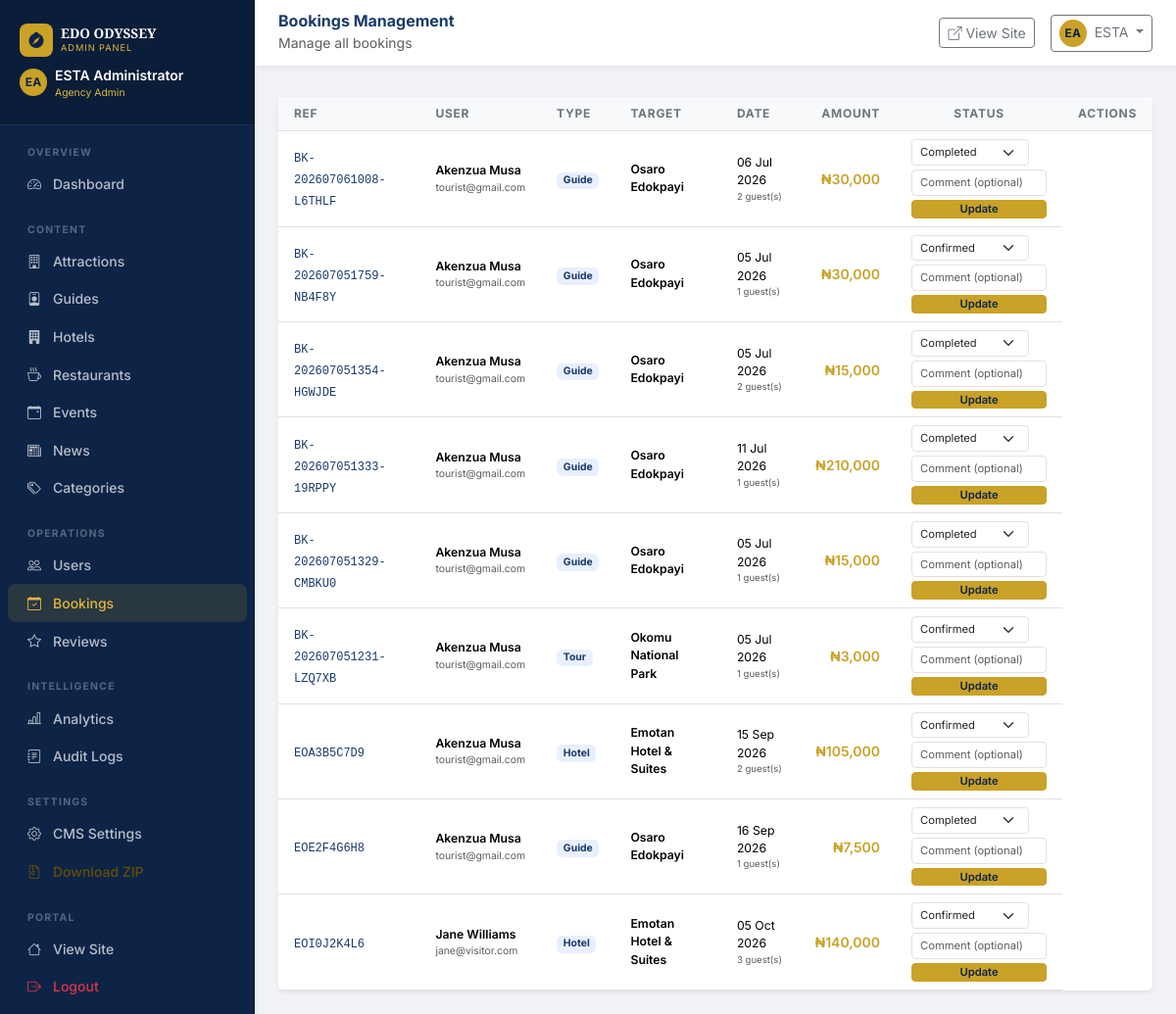
The page /admin/bookings (signed in) on the database its author committed.
### app/models/models.py (models this page shows, shortened)
class BaseModel(db.Model):
    __abstract__ = True
    id = db.Column(db.Integer, primary_key=True)
    uuid = db.Column(db.String(36), default=gen_uuid, unique=True, nullable=False, index=True)
    created_at = db.Column(db.DateTime, default=datetime.utcnow, nullable=False)
    updated_at = db.Column(db.DateTime, default=datetime.utcnow, onupdate=datetime.utcnow, nullable=False)
    created_by = db.Column(db.Integer, nullable=True)
    status = db.Column(db.String(20), default="active", nullable=False)
    deleted_at = db.Column(db.DateTime, nullable=True)

class User(UserMixin, BaseModel):
    __tablename__ = "users"
    email = db.Column(db.String(150), unique=True, index=True, nullable=False)
    password_hash = db.Column(db.String(255), nullable=False)
    first_name = db.Column(db.String(100), nullable=False)
    last_name = db.Column(db.String(100), nullable=False)
    role = db.Column(db.String(50), default="Tourist", nullable=False)
    phone = db.Column(db.String(50), nullable=True)
    is_verified = db.Column(db.Boolean, default=False, nullable=False)
    avatar_url = db.Column(db.String(255), nullable=True)
    heritage_points = db.Column(db.Integer, default=0, nullable=False)
    bio = db.Column(db.Text, nullable=True)
    address = db.Column(db.String(255), nullable=True)
    nationality = db.Column(db.String(100), nullable=True)
    last_login = db.Column(db.DateTime, nullable=True)
    bookings = db.relationship("Booking", back_populates="user", lazy="dynamic")
    reviews = db.relationship("Review", back_populates="user", lazy="dynamic")
    guide_profile = db.relationship("Guide", back_populates="user", uselist=False)
    notifications = db.relationship("Notification", back_populates="user", lazy="dynamic")
    favourites = db.relationship("Favourite", back_populates="user", lazy="dynamic")
    payments = db.relationship("Payment", back_populates="user", lazy="dynamic")
    audit_logs = db.relationship("AuditLog", foreign_keys="AuditLog.user_id", back_populates="user", lazy="dynamic")
    owned_attractions = db.relationship("Attraction", back_populates="owner", foreign_keys="Attraction.user_id", lazy="dynamic")
    owned_hotels = db.relationship("Hotel", back_populates="owner", foreign_keys="Hotel.user_id", lazy="dynamic")
    owned_restaurants = db.relationship("Restaurant", back_populates="owner", foreign_keys="Restaurant.user_id", lazy="dynamic")
    owned_events = db.relationship("Event", back_populates="owner", foreign_keys="Event.user_id", lazy="dynamic")  # Add this
    @property
    def full_name(self):
        return f"{self.first_name} {self.last_name}"
    @property
    def is_admin(self):
        return self.role in ("Agency Admin", "Super Admin")

class Booking(BaseModel):
    __tablename__ = "bookings"
    user_id = db.Column(db.Integer, db.ForeignKey("users.id"), nullable=False)
    booking_type = db.Column(db.String(50), nullable=False)  # Guide, Hotel, Tour, Event
    target_id = db.Column(db.Integer, nullable=False)
    target_name = db.Column(db.String(255), nullable=True)
    start_date = db.Column(db.DateTime, nullable=False)
    end_date = db.Column(db.DateTime, nullable=True)
    total_price = db.Column(db.Float, nullable=False)
    booking_status = db.Column(db.String(50), default="Pending", nullable=False)
    cancellation_reason = db.Column(db.String(255), nullable=True)
    notes = db.Column(db.Text, nullable=True)
    reference_code = db.Column(db.String(20), nullable=True, unique=True)
    num_guests = db.Column(db.Integer, default=1, nullable=False)
    admin_comment = db.Column(db.Text, nullable=True)  # Admin's comment when approving
    target_comment = db.Column(db.Text, nullable=True)  # Target's comment when confirming/rejecting
    approved_at = db.Column(db.DateTime, nullable=True)  # When admin approved
    confirmed_at = db.Column(db.DateTime, nullable=True)  # When target confirmed
    completed_at = db.Column(db.DateTime, nullable=True)  # When completed
    user = db.relationship("User", back_populates="bookings")
    payment = db.relationship("Payment", back_populates="booking", uselist=False)

### app/admin/routes.py (the view)
@admin_bp.route("/bookings")
@login_required
@admin_required
def bookings():
    page = request.args.get("page", 1, type=int)
    status_filter = request.args.get("status", "")
    btype = request.args.get("type", "")
    query = Booking.query.filter_by(status="active")
    if status_filter:
        query = query.filter_by(booking_status=status_filter)
    if btype:
        query = query.filter_by(booking_type=btype)
    pagination = query.order_by(Booking.created_at.desc()).paginate(page=page, per_page=20, error_out=False)
    return render_template("admin/bookings.html", bookings=pagination.items, pagination=pagination, status_filter=status_filter, btype=btype)

### app/templates/admin/bookings.html (shortened to what this page needs)
{% extends "admin/base.html" %}
{% block page_title %}Bookings Management{% endblock %}
{% block page_subtitle %}Manage all bookings{% endblock %}
{% block content %}
<div class="card border-0 shadow-sm">
  <div class="card-body p-0">
    <div class="table-responsive">
      <table class="table table-hover mb-0 admin-table">
        <thead class="bg-blue-100">
          <tr>
            <th class="px-3 py-2">Ref</th>
            <th class="px-3 py-2">User</th>
            <th class="px-3 py-2">Type</th>
            <th class="px-3 py-2">Target</th>
            <th class="px-3 py-2">Date</th>
            <th class="px-3 py-2 text-end">Amount</th>
            <th class="px-3 py-2 text-center">Status</th>
            <th class="px-3 py-2 text-center">Actions</th>
          </tr>
        </thead>
        <tbody>
          {% for b in bookings %}
          <tr>
            <td class="px-3 py-2">
              <code class="text-blue" style="font-size:.75rem">{{ b.reference_code }}</code>
            </td>
            <td class="px-3 py-2">
              <div class="small fw-semibold">{{ b.user.full_name if b.user else '—' }}</div>
              <div class="text-muted" style="font-size:.65rem">{{ b.user.email if b.user else '' }}</div>
            </td>
            <td class="px-3 py-2">
              <span class="badge bg-blue-100 text-blue" style="font-size:.65rem">{{ b.booking_type }}</span>
            </td>
            <td class="px-3 py-2">
              <div class="small fw-semibold">{{ b.target_name }}</div>
            </td>
            <td class="px-3 py-2">
              <div class="small">{{ b.start_date.strftime('%d %b %Y') }}</div>
              <div class="text-muted" style="font-size:.6rem">{{ b.num_guests }} guest(s)</div>
            </td>
            <td class="px-3 py-2 text-end fw-semibold text-gold">₦{{ '{:,.0f}'.format(b.total_price) }}</td>
            <td class="px-3 py-2 text-center">
              <form method="POST" action="{{ url_for('admin.booking_status', id=b.id) }}" class="d-flex flex-column gap-1">
                <select name="status" class="form-select form-select-sm" style="font-size:.7rem;width:120px">
                  <option value="Confirmed" {% if b.booking_status == 'Confirmed' %}selected{% endif %}>Confirmed</option>
                  <option value="Completed" {% if b.booking_status == 'Completed' %}selected{% endif %}>Completed</option>
                </select>
                <input type="text" name="admin_comment" class="form-control form-control-sm" placeholder="Comment (optional)" style="font-size:.7rem">
                <button type="submit" class="btn btn-gold btn-sm py-0" style="font-size:.7rem">Update</button>
              </form>
            </td>
          </tr>
          {% endfor %}
        </tbody>
      </table>
    </div>
  </div>
</div>
{% endblock %}

### app/templates/admin/base.html (shortened to what this page needs)
<!DOCTYPE html>
<html lang="en">
<head>
  <link href="https://cdn.jsdelivr.net/npm/bootstrap@5.3.3/dist/css/bootstrap.min.css" rel="stylesheet">
  <link href="https://cdn.jsdelivr.net/npm/bootstrap-icons@1.11.3/font/bootstrap-icons.css" rel="stylesheet">
  <link rel="stylesheet" href="{{ url_for('static', filename='css/main.css') }}">
</head>
<body class="admin-body">
<div class="admin-sidebar" id="adminSidebar">
  <div class="admin-sidebar-header">
    <div class="d-flex align-items-center gap-2 mb-1">
      <div class="brand-icon" style="width:34px;height:34px;font-size:1rem"><i class="bi bi-compass-fill"></i></div>
      <div>
        <div class="brand-title" style="font-size:.85rem">EDO ODYSSEY</div>
        <div class="brand-subtitle" style="font-size:.58rem">Admin Panel</div>
      </div>
    </div>
    <div class="d-flex align-items-center gap-2 mt-2">
      <div class="avatar-initials-sm">{{ current_user.first_name[0] }}{{ current_user.last_name[0] }}</div>
      <div>
        <div class="text-white small fw-semibold">{{ current_user.full_name }}</div>
        <div style="font-size:.65rem;color:var(--gold-400)">{{ current_user.role }}</div>
      </div>
    </div>
  </div>
  <nav class="flex-grow-1 py-2 px-2">
    <div class="nav-section">Overview</div>
    <a href="{{ url_for('admin.dashboard') }}" class="nav-link {% if request.endpoint=='admin.dashboard' %}active{% endif %}"><i class="bi bi-speedometer2"></i> Dashboard</a>
    <div class="nav-section mt-2">Content</div>
    <a href="{{ url_for('admin.attractions') }}" class="nav-link {% if 'attractions' in request.endpoint %}active{% endif %}"><i class="bi bi-building"></i> Attractions</a>
    <a href="{{ url_for('admin.guides') }}" class="nav-link {% if 'guides' in request.endpoint %}active{% endif %}"><i class="bi bi-person-badge"></i> Guides</a>
    <a href="{{ url_for('admin.hotels') }}" class="nav-link {% if 'hotel' in request.endpoint %}active{% endif %}"><i class="bi bi-building-fill"></i> Hotels</a>
    <a href="{{ url_for('admin.restaurants') }}" class="nav-link {% if 'restaurant' in request.endpoint %}active{% endif %}"><i class="bi bi-cup-hot"></i> Restaurants</a>
    <a href="{{ url_for('admin.events') }}" class="nav-link {% if 'event' in request.endpoint %}active{% endif %}"><i class="bi bi-calendar-event"></i> Events</a>
    <a href="{{ url_for('admin.news') }}" class="nav-link {% if 'news' in request.endpoint %}active{% endif %}"><i class="bi bi-newspaper"></i> News</a>
    <a href="{{ url_for('admin.categories') }}" class="nav-link {% if 'categor' in request.endpoint %}active{% endif %}"><i class="bi bi-tags"></i> Categories</a>
    <div class="nav-section mt-2">Operations</div>
    <a href="{{ url_for('admin.users') }}" class="nav-link {% if 'users' in request.endpoint %}active{% endif %}"><i class="bi bi-people"></i> Users</a>
    <a href="{{ url_for('admin.bookings') }}" class="nav-link {% if 'bookings' in request.endpoint %}active{% endif %}"><i class="bi bi-calendar-check"></i> Bookings</a>
    <a href="{{ url_for('admin.reviews') }}" class="nav-link {% if 'reviews' in request.endpoint %}active{% endif %}"><i class="bi bi-star"></i> Reviews</a>
    <div class="nav-section mt-2">Intelligence</div>
    <a href="{{ url_for('admin.analytics') }}" class="nav-link {% if 'analytics' in request.endpoint %}active{% endif %}"><i class="bi bi-bar-chart-line"></i> Analytics</a>
    <a href="{{ url_for('admin.audit_logs') }}" class="nav-link {% if 'audit' in request.endpoint %}active{% endif %}"><i class="bi bi-journal-text"></i> Audit Logs</a>
    <div class="nav-section mt-2">Settings</div>
    <a href="{{ url_for('admin.cms') }}" class="nav-link {% if 'cms' in request.endpoint %}active{% endif %}"><i class="bi bi-gear"></i> CMS Settings</a>
    <a href="{{ url_for('admin.download_zip') }}" class="nav-link text-warning-emphasis"><i class="bi bi-file-earmark-zip"></i> Download ZIP</a>
    <div class="nav-section mt-2">Portal</div>
    <a href="{{ url_for('main.home') }}" class="nav-link"><i class="bi bi-house"></i> View Site</a>
    <a href="{{ url_for('auth.logout') }}" class="nav-link text-danger"><i class="bi bi-box-arrow-right"></i> Logout</a>
  </nav>
</div>
<div class="admin-main">
  <div class="admin-topbar">
    <div class="d-flex align-items-center gap-3">
      <div>
        <h6 class="mb-0 fw-bold text-blue">{% block page_title %}Admin Panel{% endblock %}</h6>
        <small class="text-muted">{% block page_subtitle %}Edo Odyssey CMS{% endblock %}</small>
      </div>
    </div>
    <div class="d-flex align-items-center gap-3">
      <a href="{{ url_for('main.home') }}" class="btn btn-outline-secondary btn-sm" target="_blank"><i class="bi bi-box-arrow-up-right me-1"></i>View Site</a>
      <div class="dropdown">
        <button class="btn btn-outline-secondary btn-sm dropdown-toggle" data-bs-toggle="dropdown">
          <div class="avatar-initials-sm d-inline-flex me-1">{{ current_user.first_name[0] }}{{ current_user.last_name[0] }}</div>
          {{ current_user.first_name }}
        </button>
      </div>
    </div>
  </div>
  <div class="px-4 pt-2">
  </div>
  <div class="admin-content">
    {% block content %}{% endblock %}
  </div>
</div>
</body>
</html>

### app/static/css/main.css (style rules this page uses)
:root { --blue-900: #0d2447; --blue-800: #1a3a6b; --blue-700: #1d4385; --blue-600: #2255a4; --blue-100: #e8f0fe; --gold-600: #a07d10; --gold-500: #c9a227; --gold-400: #e0b83a; --gold-100: #fdf6e3; --gray-50: #f8f9fa; --gray-100: #f0f2f5; --gray-200: #e2e8f0; --text-dark: #1a202c; --text-muted: #6c757d; --restaurant: #e05c27; --restaurant-hover: #c94a1a; --radius: 12px; --shadow: 0 4px 20px rgba(26,58,107,.12); --shadow-lg: 0 8px 40px rgba(26,58,107,.18); --transition: .25s ease; }
body { font-family: 'Inter', sans-serif; color: var(--text-dark); background: #fff; }
a { text-decoration: none; transition: color var(--transition); }
.bg-blue-100 { background-color: var(--blue-100) !important; }
.text-gold { color: var(--gold-500) !important; }
.text-blue { color: var(--blue-800) !important; }
.brand-icon { width: 38px; height: 38px; background: var(--gold-500); border-radius: 8px; display: flex; align-items: center; justify-content: center; font-size: 1.2rem; color: var(--blue-900); }
.brand-title { font-family: 'Playfair Display',serif; font-size: .95rem; font-weight: 700; color: #fff; line-height: 1.1; }
.brand-subtitle { font-size: .58rem; color: var(--gold-400); text-transform: uppercase; letter-spacing: .1em; }
.btn-gold { background: var(--gold-500); border-color: var(--gold-500); color: var(--blue-900); font-weight: 600; }
.avatar-initials-sm { width:28px; height:28px; background: var(--gold-500); color: var(--blue-900); border-radius: 50%; display:flex; align-items:center; justify-content:center; font-weight:700; font-size:.75rem; }
.admin-sidebar { position: fixed; left:0; top:0; bottom:0; width:260px; background: var(--blue-900); z-index: 1000; overflow-y: auto; transition: transform .3s ease; display: flex; flex-direction: column; }
.admin-sidebar-header { padding: 1.5rem 1.25rem; background: rgba(0,0,0,.2); border-bottom: 1px solid rgba(255,255,255,.08); }
.admin-sidebar .nav-link { color: rgba(255,255,255,.7); font-size:.875rem; font-weight:500; padding:.55rem 1.25rem; border-radius:8px; transition: all var(--transition); display:flex; align-items:center; gap:.75rem; }
.admin-sidebar .nav-link:hover, .admin-sidebar .nav-link.active { background: rgba(201,162,39,.15); color: var(--gold-400); }
.admin-sidebar .nav-section { font-size:.65rem; font-weight:700; color:rgba(255,255,255,.3); text-transform:uppercase; letter-spacing:.12em; padding:.75rem 1.25rem .3rem; }
.admin-main { margin-left:260px; min-height:100vh; background:var(--gray-100); }
.admin-topbar { background:#fff; padding:.75rem 1.5rem; box-shadow:0 2px 8px rgba(0,0,0,.06); display:flex; align-items:center; justify-content:space-between; position:sticky; top:0; z-index:999; }
.admin-content { padding:1.5rem; }
.admin-table th { font-size:.75rem; font-weight:700; text-transform:uppercase; letter-spacing:.06em; color:var(--text-muted); background:var(--gray-50); }
.admin-table td { font-size:.875rem; vertical-align:middle; }

### rows shown on the page
User: first_name "E", last_name "A", full_name "ESTA Administrator", role "Agency Admin", first_name "ESTA"
Booking: reference_code "BK-202607061008-L6THLF", user "Akenzua Musa", user "tourist@gmail.com", booking_type "Guide", target_name "Osaro Edokpayi", start_date "06 Jul 2026", num_guests "2", total_price "30,000", status "Completed"
Booking: reference_code "BK-202607051759-NB4F8Y", user "Akenzua Musa", user "tourist@gmail.com", booking_type "Guide", target_name "Osaro Edokpayi", start_date "05 Jul 2026", num_guests "1", total_price "30,000", status "Confirmed"
Booking: reference_code "BK-202607051354-HGWJDE", user "Akenzua Musa", user "tourist@gmail.com", booking_type "Guide", target_name "Osaro Edokpayi", start_date "05 Jul 2026", num_guests "2", total_price "15,000", status "Completed"
Booking: reference_code "BK-202607051333-19RPPY", user "Akenzua Musa", user "tourist@gmail.com", booking_type "Guide", target_name "Osaro Edokpayi", start_date "11 Jul 2026", num_guests "1", total_price "210,000", status "Completed"
Booking: reference_code "BK-202607051329-CMBKU0", user "Akenzua Musa", user "tourist@gmail.com", booking_type "Guide", target_name "Osaro Edokpayi", start_date "05 Jul 2026", num_guests "1", total_price "15,000", status "Completed"
Booking: reference_code "BK-202607051231-LZQ7XB", user "Akenzua Musa", user "tourist@gmail.com", booking_type "Tour", target_name "Okomu National Park", start_date "05 Jul 2026", num_guests "1", total_price "3,000", status "Confirmed"
Booking: reference_code "EOA3B5C7D9", user "Akenzua Musa", user "tourist@gmail.com", booking_type "Hotel", target_name "Emotan Hotel & Suites", start_date "15 Sep 2026", num_guests "2", total_price "105,000", status "Confirmed"
Booking: reference_code "EOE2F4G6H8", user "Akenzua Musa", user "tourist@gmail.com", booking_type "Guide", target_name "Osaro Edokpayi", start_date "16 Sep 2026", num_guests "1", total_price "7,500", status "Completed"
Booking: reference_code "EOI0J2K4L6", user "Jane Williams", user "jane@visitor.com", booking_type "Hotel", target_name "Emotan Hotel & Suites", start_date "05 Oct 2026", num_guests "3", total_price "140,000", status "Confirmed"
